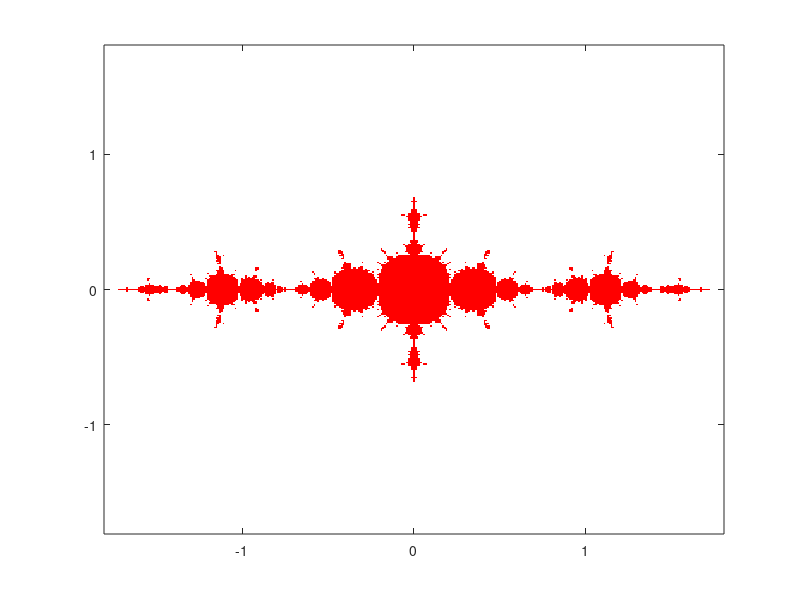

Write MATLAB code to recreate this figure.
phi = inline('z^2-1.25');   % Define the function whose fixed points we seek.
fixpt1 = (1 + sqrt(6))/2;     % These are the fixed points.
fixpt2 = (1 - sqrt(6))/2;

colormap([1 0 0; 1 1 1]);     % Points numbered 1 (inside) will be colored red;
                              %   those numbered 2 (outside) will be colored white.
M = 2*ones(361,361);          % Initialize array of point colors to 2 (white).

for j=1:361,                  % Try initial values with imaginary parts between
  y = -1.8 + (j-1)*.01;        %   -0.7 and 0.7
  for i=1:361,                % and with real parts between
    x = -1.8 + (i-1)*.01;     %   -1.8 and 1.8.
    z = x + 1i*y;             % 1i is the MATLAB symbol for sqrt(-1).
    zk = z;
    iflag1 = 0;               % iflag1 and iflag2 count the number of iterations
    iflag2 = 0;               %   when a root is within 1.e-6 of a fixed point;
    kount = 0;                % kount is the total number of iterations.

    while kount < 100 & abs(zk) < 2 & iflag1 < 5 & iflag2 < 5,
      kount = kount+1;
      zk = phi(zk);           % This is the fixed point iteration.
      err1 = abs(zk-fixpt1);  % Test for convergence to fixpt1.
      if err1 < 1.e-6,
         iflag1 = iflag1 + 1;
      else
         iflag1 = 0;
      end;
      err2 = abs(zk-fixpt2);  % Test for convergence to fixpt2.
      if err2 < 1.e-6,
        iflag2 = iflag2 + 1;
      else
        iflag2 = 0;
      end;
    end;
    if iflag1 >= 5 | iflag2 >= 5 | kount >= 100,   % If orbit is bounded, set this
      M(j,i) = 1;                                  %   point color to 1 (red).
    end;
  end;
end;

image([-1.8 1.8],[-1.8 1.8],M),  % This plots the results.
axis xy                        % If you don't do this, vertical axis is inverted.
